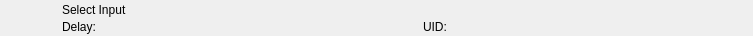
<?xml version="1.0" encoding="UTF-8"?>
<ui version="4.0">
 <class>RundownAtemInputWidget</class>
 <widget class="QWidget" name="RundownAtemInputWidget">
  <property name="geometry">
   <rect>
    <x>0</x>
    <y>0</y>
    <width>753</width>
    <height>36</height>
   </rect>
  </property>
  <layout class="QHBoxLayout" name="horizontalLayout">
   <property name="spacing">
    <number>0</number>
   </property>
   <property name="margin">
    <number>0</number>
   </property>
   <item>
    <widget class="QFrame" name="frameItem">
     <property name="sizePolicy">
      <sizepolicy hsizetype="Preferred" vsizetype="Fixed">
       <horstretch>0</horstretch>
       <verstretch>0</verstretch>
      </sizepolicy>
     </property>
     <property name="minimumSize">
      <size>
       <width>0</width>
       <height>36</height>
      </size>
     </property>
     <widget class="QLabel" name="labelIcon">
      <property name="geometry">
       <rect>
        <x>22</x>
        <y>2</y>
        <width>32</width>
        <height>32</height>
       </rect>
      </property>
      <property name="text">
       <string/>
      </property>
      <property name="pixmap">
       <pixmap resource="../../Widgets.qrc">:/Graphics/Images/Atem/SelectInput.png</pixmap>
      </property>
      <property name="scaledContents">
       <bool>true</bool>
      </property>
     </widget>
     <widget class="QLabel" name="labelLabel">
      <property name="geometry">
       <rect>
        <x>62</x>
        <y>2</y>
        <width>561</width>
        <height>16</height>
       </rect>
      </property>
      <property name="text">
       <string>Select Input</string>
      </property>
     </widget>
     <widget class="QLabel" name="labelColor">
      <property name="geometry">
       <rect>
        <x>0</x>
        <y>0</y>
        <width>18</width>
        <height>36</height>
       </rect>
      </property>
      <property name="text">
       <string/>
      </property>
     </widget>
     <widget class="QLabel" name="labelGroupColor">
      <property name="geometry">
       <rect>
        <x>0</x>
        <y>0</y>
        <width>6</width>
        <height>36</height>
       </rect>
      </property>
      <property name="text">
       <string/>
      </property>
     </widget>
     <widget class="QLabel" name="labelDevice">
      <property name="geometry">
       <rect>
        <x>154</x>
        <y>19</y>
        <width>260</width>
        <height>16</height>
       </rect>
      </property>
      <property name="text">
       <string></string>
      </property>
     </widget>
     <widget class="QLabel" name="labelDelay">
      <property name="geometry">
       <rect>
        <x>62</x>
        <y>19</y>
        <width>83</width>
        <height>16</height>
       </rect>
      </property>
      <property name="text">
       <string>Delay:</string>
      </property>
     </widget>
     <widget class="QLabel" name="labelRemoteTriggerId">
      <property name="geometry">
       <rect>
        <x>423</x>
        <y>19</y>
        <width>111</width>
        <height>16</height>
       </rect>
      </property>
      <property name="text">
       <string>UID:</string>
      </property>
     </widget>
    </widget>
   </item>
   <item>
    <widget class="QFrame" name="frameStatus">
     <property name="minimumSize">
      <size>
       <width>77</width>
       <height>0</height>
      </size>
     </property>
     <property name="maximumSize">
      <size>
       <width>77</width>
       <height>16777215</height>
      </size>
     </property>
     <widget class="QLabel" name="labelGpiConnected">
      <property name="geometry">
       <rect>
        <x>1</x>
        <y>2</y>
        <width>32</width>
        <height>32</height>
       </rect>
      </property>
      <property name="minimumSize">
       <size>
        <width>32</width>
        <height>32</height>
       </size>
      </property>
      <property name="maximumSize">
       <size>
        <width>32</width>
        <height>32</height>
       </size>
      </property>
      <property name="lineWidth">
       <number>0</number>
      </property>
      <property name="text">
       <string/>
      </property>
      <property name="pixmap">
       <pixmap resource="../../Widgets.qrc">:/Graphics/Images/GpiConnected.png</pixmap>
      </property>
      <property name="scaledContents">
       <bool>true</bool>
      </property>
     </widget>
     <widget class="QLabel" name="labelDisconnected">
      <property name="geometry">
       <rect>
        <x>32</x>
        <y>2</y>
        <width>32</width>
        <height>32</height>
       </rect>
      </property>
      <property name="minimumSize">
       <size>
        <width>32</width>
        <height>32</height>
       </size>
      </property>
      <property name="maximumSize">
       <size>
        <width>32</width>
        <height>32</height>
       </size>
      </property>
      <property name="text">
       <string/>
      </property>
      <property name="pixmap">
       <pixmap resource="../../Widgets.qrc">:/Graphics/Images/Disconnected.png</pixmap>
      </property>
      <property name="scaledContents">
       <bool>true</bool>
      </property>
     </widget>
     <widget class="QLabel" name="labelActiveColor">
      <property name="geometry">
       <rect>
        <x>69</x>
        <y>0</y>
        <width>8</width>
        <height>36</height>
       </rect>
      </property>
      <property name="minimumSize">
       <size>
        <width>8</width>
        <height>36</height>
       </size>
      </property>
      <property name="maximumSize">
       <size>
        <width>8</width>
        <height>36</height>
       </size>
      </property>
      <property name="text">
       <string/>
      </property>
     </widget>
    </widget>
   </item>
  </layout>
 </widget>
 <resources>
  <include location="../../Widgets.qrc"/>
 </resources>
 <connections/>
 <slots>
  <slot>addToCombo()</slot>
 </slots>
</ui>
